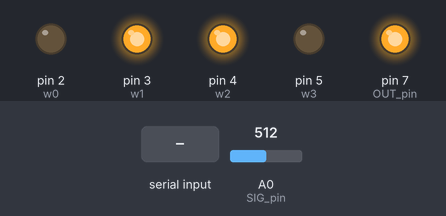
The sketch below on a simulated Arduino Uno, built with avr-gcc and run on an emulated ATmega328P. On the bench: output pins drawn as LEDs (lit = HIGH). The inputs (shaded band) are chosen by the test bench; at power-on: A0 (SIG_pin) = 512. Pins used as bus, display or sensor lines are not drawn; what the sketch prints to the serial monitor is not drawn.

Above: at 0.01 s.
At 0.8 s:
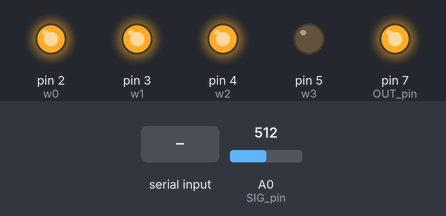
0.9 s: "A" received over Serial
At 2.6 s:
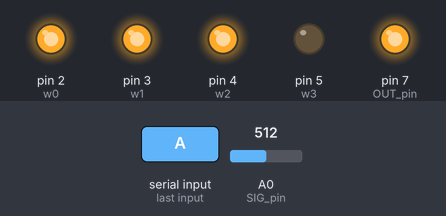
Timing chart, 0 to 4.1 s (numbered marks = the images above; inputs shaded):
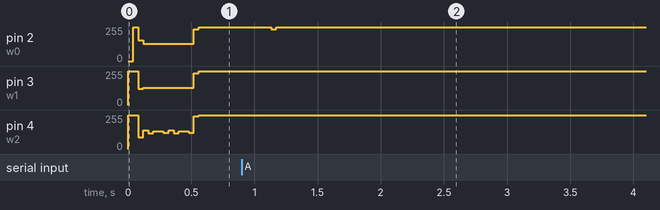

Measured:
- after the input at 0.9 s, pin 2 (w0): 255/255 → 239/255 after 0.23 s, → 255/255 0.04 s later

The sketch:

mat_o.1.ino
```cpp
//Mux control pins for analog signal (SIG_pin) default for arduino mini pro
const byte s0 = 10;
const byte s1 = 11;
const byte s2 = 12;
const byte s3 = 13;
int val;

//Mux control pins for Output signal (OUT_pin) default for arduino mini pro
const byte w0 = 2;
const byte w1 = 3;
const byte w2 = 4;
const byte w3= 5 ;
int t=0;
int star[8][8];
float ttemp=0;
int a=0;
int b=0;
int dummy=0;

//Mux in "SIG" pin default for arduino mini pro
const byte SIG_pin = 14;

//Mux out "SIG" pin default for arduino mini pro
const byte OUT_pin = 7;

//Row and Column pins default for arduino mini pro
//const byte STATUS_pin = 13;
//const byte COL_pin = 12;

const boolean muxChannel[16][4]={
    {0,0,0,0}, //channel 0
    {1,0,0,0}, //channel 1
    {0,1,0,0}, //channel 2
    {1,1,0,0}, //channel 3
    {0,0,1,0}, //channel 4
    {1,0,1,0}, //channel 5
    {0,1,1,0}, //channel 6
    {1,1,1,0}, //channel 7
    {0,0,0,1}, //channel 8
    {1,0,0,1}, //channel 9
    {0,1,0,1}, //channel 10
    {1,1,0,1}, //channel 11
    {0,0,1,1}, //channel 12
    {1,0,1,1}, //channel 13
    {0,1,1,1}, //channel 14
    {1,1,1,1}  //channel 15
  };


//incoming serial byte
int inByte = 0;

int valor = 0;               //variable for sending bytes to processing
int calibra[8][8];
int maxsensor[8][8];//Calibration array for the min values of each od the 225 sensors.
int minsensor=1000;
int temp=0;
//Variable for staring the min array
int multiplier = 254;
int pastmatrix[8][8];

void setup(){

  pinMode(s0, OUTPUT);
  pinMode(s1, OUTPUT);
  pinMode(s2, OUTPUT);
  pinMode(s3, OUTPUT);

  pinMode(w0, OUTPUT);
  pinMode(w1, OUTPUT);
  pinMode(w2, OUTPUT);
  pinMode(w3, OUTPUT);

  pinMode(OUT_pin, OUTPUT);

 // pinMode(STATUS_pin, OUTPUT);
  //pinMode(COL_pin, OUTPUT);


  digitalWrite(s0, LOW);
  digitalWrite(s1, LOW);
  digitalWrite(s2, LOW);
  digitalWrite(s3, LOW);

  digitalWrite(w0, LOW);
  digitalWrite(w1, LOW);
  digitalWrite(w2, LOW);
  digitalWrite(w3, LOW);

  digitalWrite(OUT_pin, HIGH);
 // digitalWrite(STATUS_pin, HIGH);
  //digitalWrite(COL_pin, HIGH);


  Serial.begin(115200);

//  Serial.println("\n\Calibrating...\n");

  // Full of 0's of initial matrix
  for(byte j = 0; j < 8; j ++)
  {
    writeMux(j);
    for(byte i = 0; i < 8; i ++)
      {calibra[j][i] = 0;
      maxsensor[j][i]=0;
      star[j][i]=0;
  }
  }
  //Serial.println("Done Calibiration Calculating averages");
  delay(50);
  for(byte k = 0; k < 50; k++){
    for(byte j = 0; j < 8; j ++){
      writeMux(j);
      for(byte i = 0; i < 8; i ++)
       { temp=readMux(i);
        calibra[j][i] = calibra[j][i]+temp;
        if( temp>maxsensor[j][i])
        {maxsensor[j][i]=temp;
        } if(temp < minsensor)
        {minsensor = temp;
        }
    }
    }
  }

 // Serial.println("bb");
  //Print averages
  for(byte j = 0; j < 8; j ++){
    writeMux(j);
    for(byte i = 0; i < 8; i ++){
      calibra[j][i] = calibra[j][i]/50;

   //   Serial.print(calibra[j][i]);
     // Serial.print("\t");
    }
 // Serial.println();
  }

  //Serial.println();
  //Serial.println();
  establishContact();


}


void loop(){
  //Loop through and read all 16 values
  //Reports back Value at channel 6 is: 346
 if (Serial.available() > 0) { // If data is available to read,
    val = Serial.read(); // read it and store it in val

    if(val == 'A')
    {
      for(int j = 0; j <8; j++){
        writeMux(j);

        for(int i = 0; i < 8; i++){

          valor = readMux(i);
          t=maxsensor[j][i];

          if(valor>1.618*t)
          {ttemp=((valor-calibra[j][i])/calibra[j][i])*100;
           if(ttemp>dummy)
           {star[a][b]=0;
           star[j][i]=ttemp;
           a=j;
           b=i;
           dummy=star[j][i];


           }

          }

        }


      }
      Serial.write(a-1);
      Serial.write(b-1);
  //    Serial.println();

    /*  for(byte j = 0; j < 8; j ++){
    for(byte i = 0; i < 8; i ++){

      Serial.print(star[j][i]);
      Serial.print("\t");
    }
  Serial.println();
  }*/
  dummy=0;
  //Serial.println();
  //Serial.println();
  star[a][b]=0;

    }
  }
}


int readMux(byte channel){
  byte controlPin[] = {s0, s1, s2, s3};

  //loop through the 4 sig
  for(int i = 0; i < 4; i ++){
    digitalWrite(controlPin[i], muxChannel[channel][i]);
  }

  //read the value at the SIG pin
  int val = analogRead(SIG_pin);

  //return the value
  return val;
}

void writeMux(byte channel){
  byte controlPin[] = {w0, w1, w2, w3};

  //loop through the 4 sig
  for(byte i = 0; i < 4; i ++){
    digitalWrite(controlPin[i], muxChannel[channel][i]);
  }
}
void establishContact() {
  while (Serial.available() <= 0) {
  Serial.println('A');   // send a capital A
  delay(300);
  }
}
```
